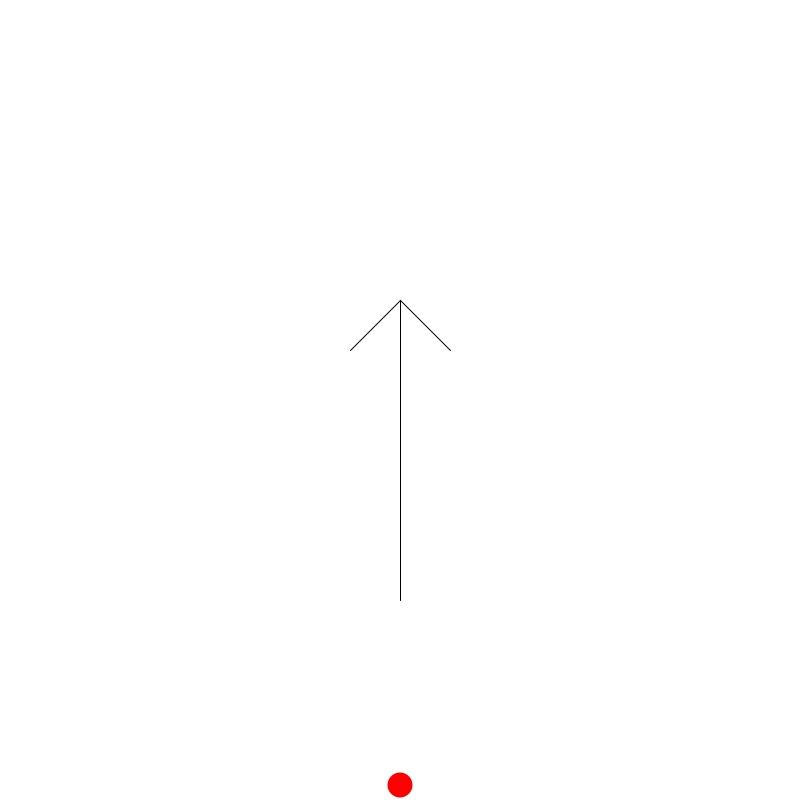
Frame 1 (no input)
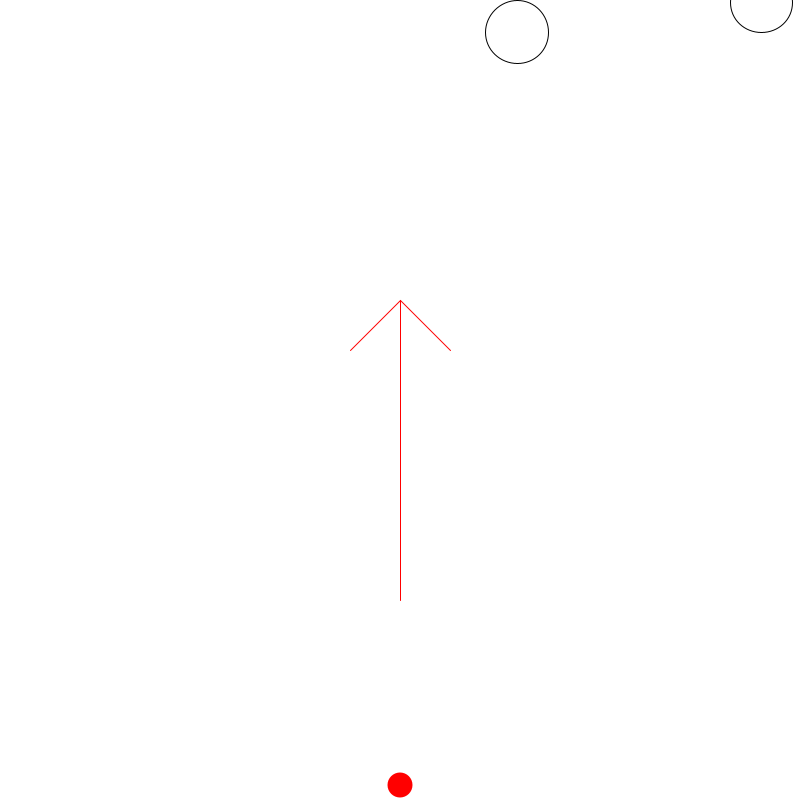
Frame 60 (the mouse pressed at the canvas centre just before this capture)
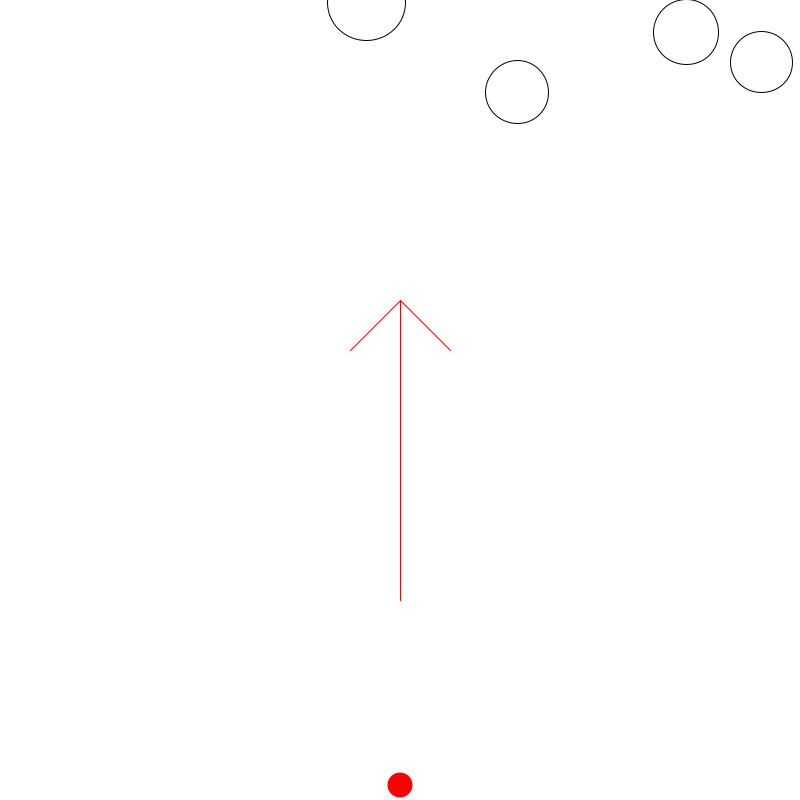
Frame 120 (the mouse held since frame 60 and released just before this capture)

The Processing sketch that drew these frames (run headless with seeded random() and noise(); from frame 60 on, the mouse is pressed at the canvas centre):

// Processing sketch: Level2_Kim
// ── Level2_Kim.pde
//Credit to "Chrisir" @ Processing Forum.
// Credit to Antony Marefatk.

enemyBall[] ballList = new enemyBall[100];
Player2 Player2Instance;
int border=0;
int timeSince;
int score;



void setup() {
  size(800, 800);
  
  Player2Instance = new Player2();

  for(int a=0; a < ballList.length; a++){
    
    ballList[a] = new enemyBall();
    
  }
  
  timeSince = millis();
}


void draw() {
smooth();
background(255);
noFill();
beginShape();
vertex(350, 350);
vertex(400, 300);
vertex(450, 350);
endShape();
noFill();
beginShape();
vertex(400, 300);
vertex(400, 600);
endShape();

Player2Instance.display();

println(timeSince);
for(int a=0; a < border; a++){
  
  ballList[a].update();
  ballList[a].move(); 
  //restarts position if collision
  float distance = dist(ballList[a].xPos1,ballList[a].yPos1,Player2Instance.xPos2,Player2Instance.yPos2);
        if(distance<=(ballList[a].rad1+Player2Instance.rad2)/2+1)
        {
Player2Instance.xPos2 = width/2;
Player2Instance.yPos2 = height-15;
        }
  }
  
  if (millis() - timeSince >=500){ //Spawn balls delay
   timeSince = millis();
  border++;
 if (border>ballList.length)
border=ballList.length; 
    
  }
  
  /*if(Player2Instance.yPos2 <= 0){
      //you won
 millis() = 30000;
      totalScore = 1;
    }*/

}


class enemyBall{ // Attacking balls
  float xPos1;
  float yPos1;
  float rad1;
  float xVel1;
  float yVel1;
  
  //Construction
  enemyBall(){
  xPos1= random(width); //Starting Point x
  yPos1 = 1; // Starting Point y
  xVel1= 0; //Direction
  yVel1 = 1; // Direction
  rad1 = random(50,100); //Size
    
  }
  
  void update(){
  
  stroke(0);
  noFill(); //Color
  ellipse(xPos1, yPos1, rad1, rad1);
  stroke(255,0,0); 

  }
  
  void move(){ //Movement
    xPos1+=xVel1;
    yPos1+=yVel1;
    
  }
}

class Player2{
float xPos2;
float yPos2;
float rad2;
float ySpeed;
float xSpeed;
boolean up;
boolean down;
boolean left;
boolean right;
  
  
 Player2(){ //Construction
 xPos2 = width/2;
 yPos2 = height-15;
 rad2 = 25;
 ySpeed = 1;
 xSpeed = 1;
 }
      void display(){
    
    noStroke();
    fill(255,0,0);
    ellipse(xPos2, yPos2, rad2, rad2);
    
    movementLogic();
    collisionLogic();
   }
   
   void movementLogic(){
    if (up) yPos2 -= ySpeed;
    if (down) yPos2 += ySpeed;
    if (left) xPos2 -= xSpeed;
    if (right) xPos2 += xSpeed;
    
    if (keyPressed == true) {
      if (key == CODED) {
        if (keyCode == LEFT) {
          left = true;
          right = false;
        } 
        if (keyCode == RIGHT) {
          left = false;
          right = true;
        }
        if (keyCode == UP) {
          down = false;
          up = true;
        }
        if (keyCode == DOWN) {
          down = true;
          up = false;
        }
      }
    }
    if (keyPressed == false) {
      if (key == CODED) {
        if (keyCode == LEFT) {
          left = false;
          
        } 
        if (keyCode == RIGHT) {

          right = false;
          
        }
        if (keyCode == UP) {

          up = false;
      
        }
        if (keyCode == DOWN) {
          down = false;
          
        }
      }
    }
     
   }
   
   void collisionLogic() {
  
   // walls

  if (xPos2 + rad2 >= width) {
 xPos2 = width/2;
 yPos2 = height-15;
  }
 
  if (xPos2 - rad2 <= width-width) {
 xPos2 = width/2;
 yPos2 = height-15;
  }
}
  
 } 
  
